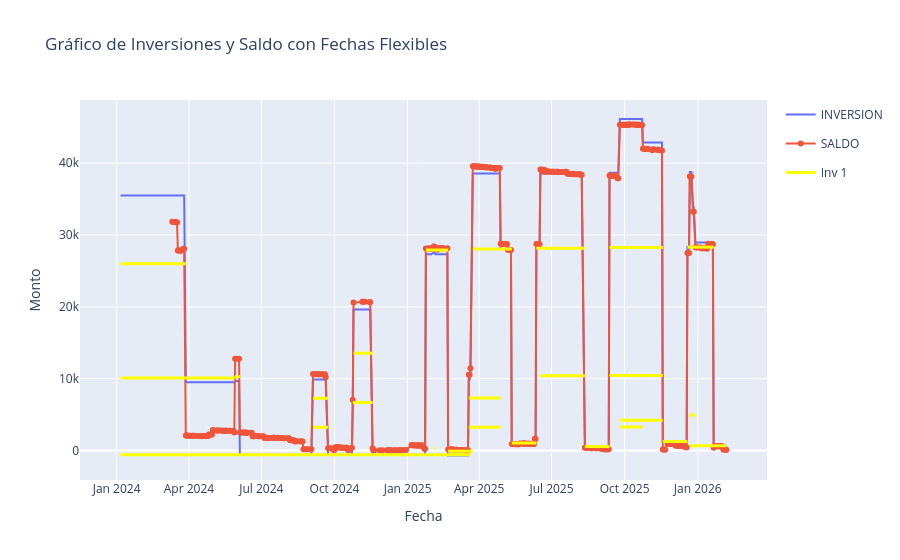

Write notebook code for a chart like this one.
### Code cell
# import plotly.express as px
import plotly.graph_objects as go


fecha_inicio_grafico = df_inversiones_marcado['FECHA'].min()
fecha_fin_grafico = df_inversiones_marcado['FECHA'].max()

fig = go.Figure()
fig.add_trace(
    go.Scatter( # Nota: Usar go.Scatter(mode='lines') es más estándar que go.Line
        x=df_inversiones_marcado['FECHA'],
        y=df_inversiones_marcado["INVERSION"],
        mode='lines',
        name='INVERSION'
    )
)
fig.add_trace(
    go.Scatter(
        x=df_inversiones_marcado['FECHA'],
        y=df_inversiones_marcado["SALDO"],
        mode='lines+markers',
        name='SALDO'
    )
)

# --- 5. BUCLE MEJORADO PARA AÑADIR MARCAS |----| ---
for index, pago in enumerate(inversiones):
    monto = pago.monto
    inicio = pd.to_datetime(pago.inicio)
    fin = pd.to_datetime(pago.fin)

    if pd.isna(inicio):
        inicio = fecha_inicio_grafico
    if pd.isna(fin):
        fin = fecha_fin_grafico

    # Para el hover unificado, podemos construir el texto aquí
    hover_text = (
        # f'<b>{pago.nombre}</b><br>'
        f'Monto: ${monto:,.0f}<br>'
        f'Inicio: {inicio.strftime("%Y-%m-%d")}<br>'
        f'Fin: {fin.strftime("%Y-%m-%d")}<extra></extra>' # <extra></extra> oculta el nombre del trace
    )

    fig.add_trace(
        go.Scatter(
            x=[inicio, fin],
            y=[monto, monto],
            mode='lines+markers',
            line=dict(color='yellow', width=3, dash='solid'),
            marker=dict(
                size=10,
                color='yellow',
                symbol='line-ns'
            ),
            name=f"Inv {index+1}", # Usamos el nombre del pago para la leyenda
            legendgroup='Inversiones_P',
            showlegend=True if index == 0 else False, # Mostrar la leyenda solo una vez para el grupo
            hoveron='points+fills',
            hoverinfo='text', # ¡Importante! Usamos 'text' y definimos hovertemplate
            hovertemplate=hover_text # Aquí usamos el texto personalizado que creamos
        )
    )
# --- 6. MOSTRAR GRÁFICA ---
fig.update_layout(
    title='Gráfico de Inversiones y Saldo con Fechas Flexibles',
    xaxis_title='Fecha',
    yaxis_title='Monto',
    hovermode='x unified'
)

fig.show()

### Figure 1 — Plotly figure (JSON) as saved in the notebook; plotly's stock layout.template omitted (floating-point values rounded to 4 significant figures; data arrays with more than 128 entries replaced by an {"elided": "..."} marker saying what was removed)
{"data": [{"mode": "lines", "name": "INVERSION", "type": "scatter", "x": {"elided": "494 str values"}, "y": {"elided": "494 float values"}}, {"mode": "lines+markers", "name": "SALDO", "type": "scatter", "x": {"elided": "494 str values"}, "y": {"elided": "494 float values"}}, {"hoverinfo": "text", "hoveron": "points+fills", "hovertemplate": "Monto: $26,000<br>Inicio: 2024-01-06<br>Fin: 2024-03-28<extra></extra>", "legendgroup": "Inversiones_P", "line": {"color": "yellow", "dash": "solid", "width": 3}, "marker": {"color": "yellow", "size": 10, "symbol": "line-ns"}, "mode": "lines+markers", "name": "Inv 1", "showlegend": true, "type": "scatter", "x": ["2024-01-06T00:00:00", "2024-03-28T00:00:00"], "y": [26000, 26000]}, {"hoverinfo": "text", "hoveron": "points+fills", "hovertemplate": "Monto: $10,100<br>Inicio: 2024-01-06<br>Fin: 2024-05-29<extra></extra>", "legendgroup": "Inversiones_P", "line": {"color": "yellow", "dash": "solid", "width": 3}, "marker": {"color": "yellow", "size": 10, "symbol": "line-ns"}, "mode": "lines+markers", "name": "Inv 2", "showlegend": false, "type": "scatter", "x": ["2024-01-06T00:00:00", "2024-05-29T00:00:00"], "y": [10100, 10100]}, {"hoverinfo": "text", "hoveron": "points+fills", "hovertemplate": "Monto: $10,272<br>Inicio: 2024-05-29<br>Fin: 2024-06-04<extra></extra>", "legendgroup": "Inversiones_P", "line": {"color": "yellow", "dash": "solid", "width": 3}, "marker": {"color": "yellow", "size": 10, "symbol": "line-ns"}, "mode": "lines+markers", "name": "Inv 3", "showlegend": false, "type": "scatter", "x": ["2024-05-29T00:00:00", "2024-06-04T00:00:00"], "y": [10272, 10272]}, {"hoverinfo": "text", "hoveron": "points+fills", "hovertemplate": "Monto: $7,258<br>Inicio: 2024-09-04<br>Fin: 2024-09-23<extra></extra>", "legendgroup": "Inversiones_P", "line": {"color": "yellow", "dash": "solid", "width": 3}, "marker": {"color": "yellow", "size": 10, "symbol": "line-ns"}, "mode": "lines+markers", "name": "Inv 4", "showlegend": false, "type": "scatter", "x": ["2024-09-04T00:00:00", "2024-09-23T00:00:00"], "y": [7258, 7258]}, {"hoverinfo": "text", "hoveron": "points+fills", "hovertemplate": "Monto: $3,228<br>Inicio: 2024-09-04<br>Fin: 2024-09-23<extra></extra>", "legendgroup": "Inversiones_P", "line": {"color": "yellow", "dash": "solid", "width": 3}, "marker": {"color": "yellow", "size": 10, "symbol": "line-ns"}, "mode": "lines+markers", "name": "Inv 5", "showlegend": false, "type": "scatter", "x": ["2024-09-04T00:00:00", "2024-09-23T00:00:00"], "y": [3228, 3228]}, {"hoverinfo": "text", "hoveron": "points+fills", "hovertemplate": "Monto: $6,675<br>Inicio: 2024-10-24<br>Fin: 2024-11-18<extra></extra>", "legendgroup": "Inversiones_P", "line": {"color": "yellow", "dash": "solid", "width": 3}, "marker": {"color": "yellow", "size": 10, "symbol": "line-ns"}, "mode": "lines+markers", "name": "Inv 6", "showlegend": false, "type": "scatter", "x": ["2024-10-24T00:00:00", "2024-11-18T00:00:00"], "y": [6675, 6675]}, {"hoverinfo": "text", "hoveron": "points+fills", "hovertemplate": "Monto: $13,536<br>Inicio: 2024-10-25<br>Fin: 2024-11-18<extra></extra>", "legendgroup": "Inversiones_P", "line": {"color": "yellow", "dash": "solid", "width": 3}, "marker": {"color": "yellow", "size": 10, "symbol": "line-ns"}, "mode": "lines+markers", "name": "Inv 7", "showlegend": false, "type": "scatter", "x": ["2024-10-25T00:00:00", "2024-11-18T00:00:00"], "y": [13536, 13536]}, {"hoverinfo": "text", "hoveron": "points+fills", "hovertemplate": "Monto: $27,897<br>Inicio: 2025-01-24<br>Fin: 2025-02-21<extra></extra>", "legendgroup": "Inversiones_P", "line": {"color": "yellow", "dash": "solid", "width": 3}, "marker": {"color": "yellow", "size": 10, "symbol": "line-ns"}, "mode": "lines+markers", "name": "Inv 8", "showlegend": false, "type": "scatter", "x": ["2025-01-24T00:00:00", "2025-02-21T00:00:00"], "y": [27897, 27897]}, {"hoverinfo": "text", "hoveron": "points+fills", "hovertemplate": "Monto: $290<br>Inicio: 2025-02-03<br>Fin: 2025-02-05<extra></extra>", "legendgroup": "Inversiones_P", "line": {"color": "yellow", "dash": "solid", "width": 3}, "marker": {"color": "yellow", "size": 10, "symbol": "line-ns"}, "mode": "lines+markers", "name": "Inv 9", "showlegend": false, "type": "scatter", "x": ["2025-02-03T00:00:00", "2025-02-05T00:00:00"], "y": [290, 290]}, {"hoverinfo": "text", "hoveron": "points+fills", "hovertemplate": "Monto: $-103<br>Inicio: 2025-02-21<br>Fin: 2025-03-24<extra></extra>", "legendgroup": "Inversiones_P", "line": {"color": "yellow", "dash": "solid", "width": 3}, "marker": {"color": "yellow", "size": 10, "symbol": "line-ns"}, "mode": "lines+markers", "name": "Inv 10", "showlegend": false, "type": "scatter", "x": ["2025-02-21T00:00:00", "2025-03-24T00:00:00"], "y": [-103, -103]}, {"hoverinfo": "text", "hoveron": "points+fills", "hovertemplate": "Monto: $7,317<br>Inicio: 2025-03-19<br>Fin: 2025-04-28<extra></extra>", "legendgroup": "Inversiones_P", "line": {"color": "yellow", "dash": "solid", "width": 3}, "marker": {"color": "yellow", "size": 10, "symbol": "line-ns"}, "mode": "lines+markers", "name": "Inv 11", "showlegend": false, "type": "scatter", "x": ["2025-03-19T00:00:00", "2025-04-28T00:00:00"], "y": [7317, 7317]}, {"hoverinfo": "text", "hoveron": "points+fills", "hovertemplate": "Monto: $3,213<br>Inicio: 2025-03-19<br>Fin: 2025-04-28<extra></extra>", "legendgroup": "Inversiones_P", "line": {"color": "yellow", "dash": "solid", "width": 3}, "marker": {"color": "yellow", "size": 10, "symbol": "line-ns"}, "mode": "lines+markers", "name": "Inv 12", "showlegend": false, "type": "scatter", "x": ["2025-03-19T00:00:00", "2025-04-28T00:00:00"], "y": [3213, 3213]}, {"hoverinfo": "text", "hoveron": "points+fills", "hovertemplate": "Monto: $-600<br>Inicio: 2024-01-06<br>Fin: 2025-03-21<extra></extra>", "legendgroup": "Inversiones_P", "line": {"color": "yellow", "dash": "solid", "width": 3}, "marker": {"color": "yellow", "size": 10, "symbol": "line-ns"}, "mode": "lines+markers", "name": "Inv 13", "showlegend": false, "type": "scatter", "x": ["2024-01-06T00:00:00", "2025-03-21T00:00:00"], "y": [-600, -600]}, {"hoverinfo": "text", "hoveron": "points+fills", "hovertemplate": "Monto: $28,034<br>Inicio: 2025-03-24<br>Fin: 2025-05-12<extra></extra>", "legendgroup": "Inversiones_P", "line": {"color": "yellow", "dash": "solid", "width": 3}, "marker": {"color": "yellow", "size": 10, "symbol": "line-ns"}, "mode": "lines+markers", "name": "Inv 14", "showlegend": false, "type": "scatter", "x": ["2025-03-24T00:00:00", "2025-05-12T00:00:00"], "y": [28034, 28034]}, {"hoverinfo": "text", "hoveron": "points+fills", "hovertemplate": "Monto: $1,034<br>Inicio: 2025-05-12<br>Fin: 2025-06-12<extra></extra>", "legendgroup": "Inversiones_P", "line": {"color": "yellow", "dash": "solid", "width": 3}, "marker": {"color": "yellow", "size": 10, "symbol": "line-ns"}, "mode": "lines+markers", "name": "Inv 15", "showlegend": false, "type": "scatter", "x": ["2025-05-12T00:00:00", "2025-06-12T00:00:00"], "y": [1034, 1034]}, {"hoverinfo": "text", "hoveron": "points+fills", "hovertemplate": "Monto: $28,154<br>Inicio: 2025-06-12<br>Fin: 2025-08-12<extra></extra>", "legendgroup": "Inversiones_P", "line": {"color": "yellow", "dash": "solid", "width": 3}, "marker": {"color": "yellow", "size": 10, "symbol": "line-ns"}, "mode": "lines+markers", "name": "Inv 16", "showlegend": false, "type": "scatter", "x": ["2025-06-12T00:00:00", "2025-08-12T00:00:00"], "y": [28154, 28154]}, {"hoverinfo": "text", "hoveron": "points+fills", "hovertemplate": "Monto: $10,389<br>Inicio: 2025-06-17<br>Fin: 2025-08-12<extra></extra>", "legendgroup": "Inversiones_P", "line": {"color": "yellow", "dash": "solid", "width": 3}, "marker": {"color": "yellow", "size": 10, "symbol": "line-ns"}, "mode": "lines+markers", "name": "Inv 17", "showlegend": false, "type": "scatter", "x": ["2025-06-17T00:00:00", "2025-08-12T00:00:00"], "y": [10389, 10389]}, {"hoverinfo": "text", "hoveron": "points+fills", "hovertemplate": "Monto: $543<br>Inicio: 2025-08-12<br>Fin: 2025-09-12<extra></extra>", "legendgroup": "Inversiones_P", "line": {"color": "yellow", "dash": "solid", "width": 3}, "marker": {"color": "yellow", "size": 10, "symbol": "line-ns"}, "mode": "lines+markers", "name": "Inv 18", "showlegend": false, "type": "scatter", "x": ["2025-08-12T00:00:00", "2025-09-12T00:00:00"], "y": [543, 543]}, {"hoverinfo": "text", "hoveron": "points+fills", "hovertemplate": "Monto: $28,237<br>Inicio: 2025-09-12<br>Fin: 2025-11-18<extra></extra>", "legendgroup": "Inversiones_P", "line": {"color": "yellow", "dash": "solid", "width": 3}, "marker": {"color": "yellow", "size": 10, "symbol": "line-ns"}, "mode": "lines+markers", "name": "Inv 19", "showlegend": false, "type": "scatter", "x": ["2025-09-12T00:00:00", "2025-11-18T00:00:00"], "y": [28237, 28237]}, {"hoverinfo": "text", "hoveron": "points+fills", "hovertemplate": "Monto: $10,419<br>Inicio: 2025-09-12<br>Fin: 2025-11-18<extra></extra>", "legendgroup": "Inversiones_P", "line": {"color": "yellow", "dash": "solid", "width": 3}, "marker": {"color": "yellow", "size": 10, "symbol": "line-ns"}, "mode": "lines+markers", "name": "Inv 20", "showlegend": false, "type": "scatter", "x": ["2025-09-12T00:00:00", "2025-11-18T00:00:00"], "y": [10419, 10419]}, {"hoverinfo": "text", "hoveron": "points+fills", "hovertemplate": "Monto: $3,267<br>Inicio: 2025-09-25<br>Fin: 2025-10-24<extra></extra>", "legendgroup": "Inversiones_P", "line": {"color": "yellow", "dash": "solid", "width": 3}, "marker": {"color": "yellow", "size": 10, "symbol": "line-ns"}, "mode": "lines+markers", "name": "Inv 21", "showlegend": false, "type": "scatter", "x": ["2025-09-25T00:00:00", "2025-10-24T00:00:00"], "y": [3267, 3267]}, {"hoverinfo": "text", "hoveron": "points+fills", "hovertemplate": "Monto: $4,214<br>Inicio: 2025-09-25<br>Fin: 2025-11-18<extra></extra>", "legendgroup": "Inversiones_P", "line": {"color": "yellow", "dash": "solid", "width": 3}, "marker": {"color": "yellow", "size": 10, "symbol": "line-ns"}, "mode": "lines+markers", "name": "Inv 22", "showlegend": false, "type": "scatter", "x": ["2025-09-25T00:00:00", "2025-11-18T00:00:00"], "y": [4214, 4214]}, {"hoverinfo": "text", "hoveron": "points+fills", "hovertemplate": "Monto: $1,237<br>Inicio: 2025-11-18<br>Fin: 2025-12-19<extra></extra>", "legendgroup": "Inversiones_P", "line": {"color": "yellow", "dash": "solid", "width": 3}, "marker": {"color": "yellow", "size": 10, "symbol": "line-ns"}, "mode": "lines+markers", "name": "Inv 23", "showlegend": false, "type": "scatter", "x": ["2025-11-18T00:00:00", "2025-12-19T00:00:00"], "y": [1237, 1237]}, {"hoverinfo": "text", "hoveron": "points+fills", "hovertemplate": "Monto: $28,304<br>Inicio: 2025-12-19<br>Fin: 2026-01-21<extra></extra>", "legendgroup": "Inversiones_P", "line": {"color": "yellow", "dash": "solid", "width": 3}, "marker": {"color": "yellow", "size": 10, "symbol": "line-ns"}, "mode": "lines+markers", "name": "Inv 24", "showlegend": false, "type": "scatter", "x": ["2025-12-19T00:00:00", "2026-01-21T00:00:00"], "y": [28304, 28304]}, {"hoverinfo": "text", "hoveron": "points+fills", "hovertemplate": "Monto: $4,900<br>Inicio: 2025-12-22<br>Fin: 2025-12-26<extra></extra>", "legendgroup": "Inversiones_P", "line": {"color": "yellow", "dash": "solid", "width": 3}, "marker": {"color": "yellow", "size": 10, "symbol": "line-ns"}, "mode": "lines+markers", "name": "Inv 25", "showlegend": false, "type": "scatter", "x": ["2025-12-22T00:00:00", "2025-12-26T00:00:00"], "y": [4900, 4900]}, {"hoverinfo": "text", "hoveron": "points+fills", "hovertemplate": "Monto: $4,900<br>Inicio: 2025-12-22<br>Fin: 2025-12-29<extra></extra>", "legendgroup": "Inversiones_P", "line": {"color": "yellow", "dash": "solid", "width": 3}, "marker": {"color": "yellow", "size": 10, "symbol": "line-ns"}, "mode": "lines+markers", "name": "Inv 26", "showlegend": false, "type": "scatter", "x": ["2025-12-22T00:00:00", "2025-12-29T00:00:00"], "y": [4900, 4900]}, {"hoverinfo": "text", "hoveron": "points+fills", "hovertemplate": "Monto: $647<br>Inicio: 2025-12-22<br>Fin: 2026-02-06<extra></extra>", "legendgroup": "Inversiones_P", "line": {"color": "yellow", "dash": "solid", "width": 3}, "marker": {"color": "yellow", "size": 10, "symbol": "line-ns"}, "mode": "lines+markers", "name": "Inv 27", "showlegend": false, "type": "scatter", "x": ["2025-12-22T00:00:00", "2026-02-06T00:00:00"], "y": [647, 647]}], "layout": {"hovermode": "x unified", "title": {"text": "Gráfico de Inversiones y Saldo con Fechas Flexibles"}, "xaxis": {"title": {"text": "Fecha"}}, "yaxis": {"title": {"text": "Monto"}}}}
